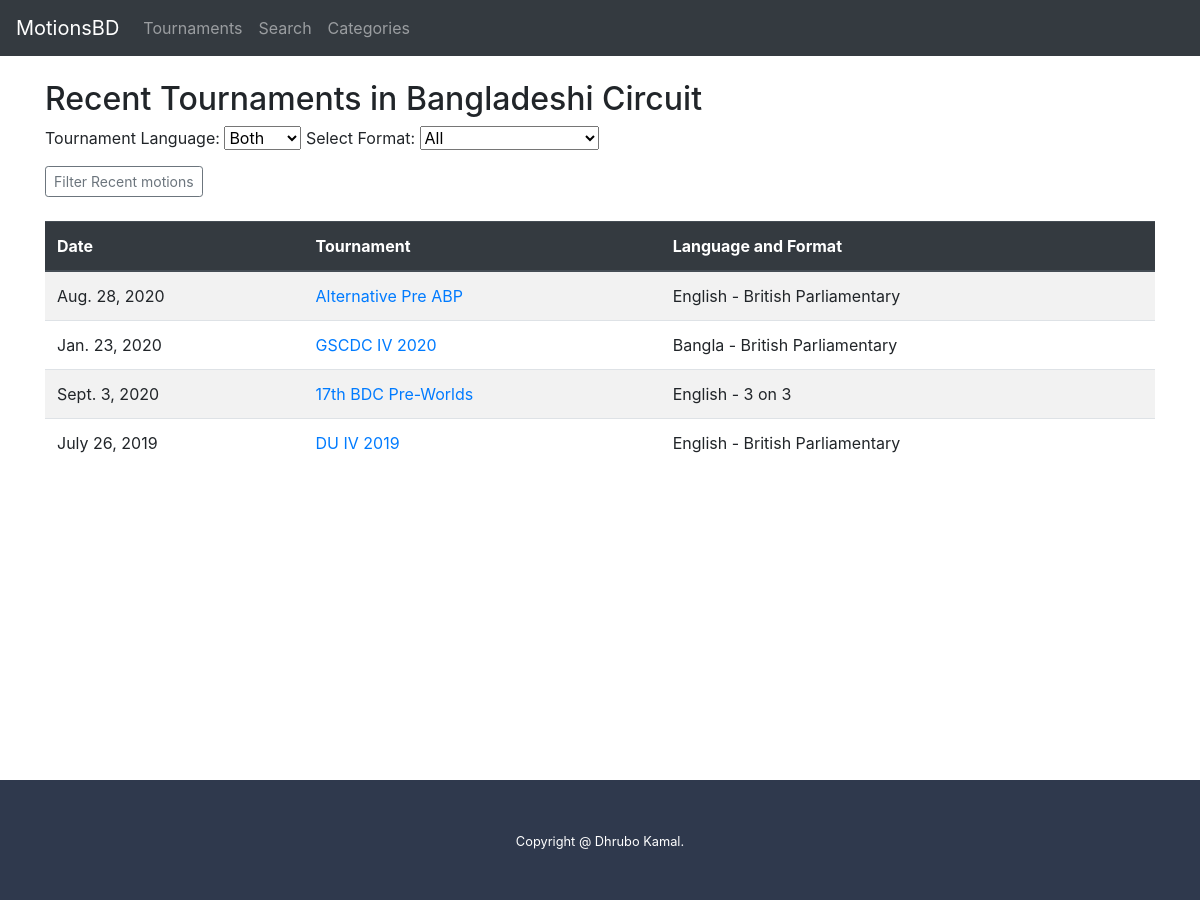
/tournaments/, run on the app's committed database.
### dir/models.py (models this page shows, shortened)
class Tournament (models.Model):
    tournament_name = models.CharField(max_length=250)
    lang = models.CharField(max_length=2, choices=[('bn', 'Bangla'), ('en', 'English')])
    format = models.CharField(max_length=3, choices=[('ap', 'AP'), ('bp', 'BP'), ('3v3', '3v3')])
    date = models.DateField()

### dir/views.py (the view)
# urls.py: path('tournaments/', views.tournaments, name='tournaments'),
def tournaments(request):
    all_tournaments = Tournament.objects.all()
    ln = request.GET.get('Lang')
    fmt = request.GET.get('Format')
    if ln and ln != 'both':
        all_tournaments = all_tournaments.filter(lang=ln).order_by('-date')
    if fmt and fmt != 'all':
        all_tournaments = all_tournaments.filter(format=fmt).order_by('-date')
    context = {'all_tournaments': all_tournaments, 'ln': ln, 'fmt': fmt}
    return render(request, 'dir/tournaments.html', context)

### dir/templates/dir/tournaments.html
{% extends 'dir/base.html' %}
{% block content %}
<h2> Recent Tournaments in Bangladeshi Circuit </h2>
{% include 'dir/filter.html' %}
{% if all_tournaments %}
    <table class="table table-striped ">
        <thead class="thead-dark">
        <tr>
            <th scope="col"> Date </th>
            <th scope="col"> Tournament  </th>
            <th scope="col"> Language and Format </th>
        </tr>
        </thead>
        <tbody>
        {% for tourni in all_tournaments %}
            <tr>
                <td> {{ tourni.date }} </td>
                <td> <a href="{% url 'tournament_details'  tourni.id  %}">{{ tourni.tournament_name }} </a> </td>
                <td> {% if tourni.lang == 'bn'%} Bangla {%elif tourni.lang == 'en'%} English {% endif %} - {% if tourni.format == 'ap'%} Asian Parliamentary {%elif tourni.format == 'bp'%} British Parliamentary {%elif tourni.format == '3v3'%} 3 on 3 {% endif %} </td>
            </tr>
        {% endfor %}
        </tbody>
    </table>
    </div>
{% else %}
    <h6> No Tournament to show , <a href="{% url 'tournaments' %}"> Go back to all tournaments </a> </h6>
{% endif %}
{% endblock %}

### dir/templates/dir/base.html (style rules this page uses)
a:link { text-decoration: none; }

### data on the page
Tournament: date "Aug. 28, 2020", tournament_name "Alternative Pre ABP", lang "English", format "British Parliamentary"
Tournament: date "Jan. 23, 2020", tournament_name "GSCDC IV 2020", lang "Bangla", format "British Parliamentary"
Tournament: date "Sept. 3, 2020", tournament_name "17th BDC Pre-Worlds", lang "English", format "3 on 3"
Tournament: date "July 26, 2019", tournament_name "DU IV 2019", lang "English", format "British Parliamentary"
